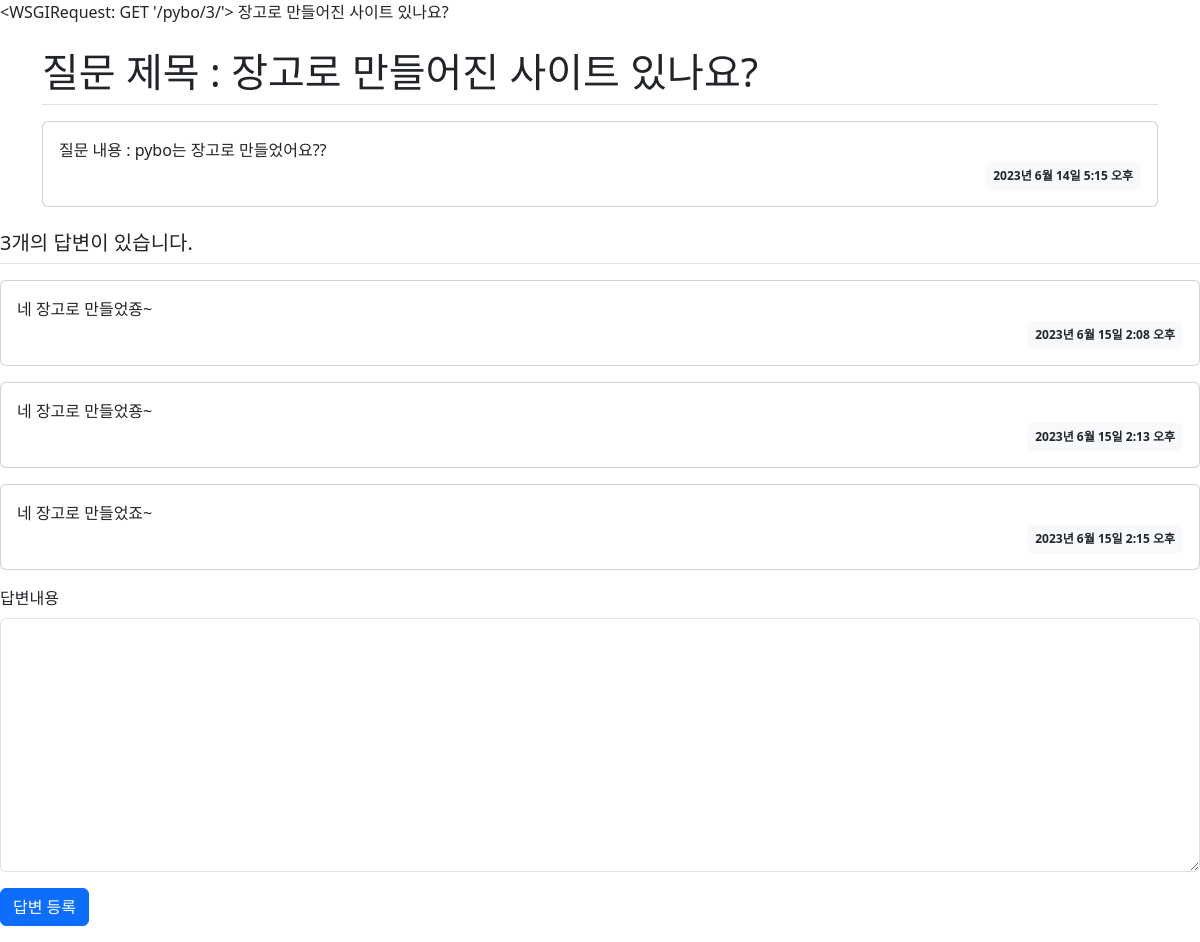
/pybo/3/, run on an earlier commit of the app's database.
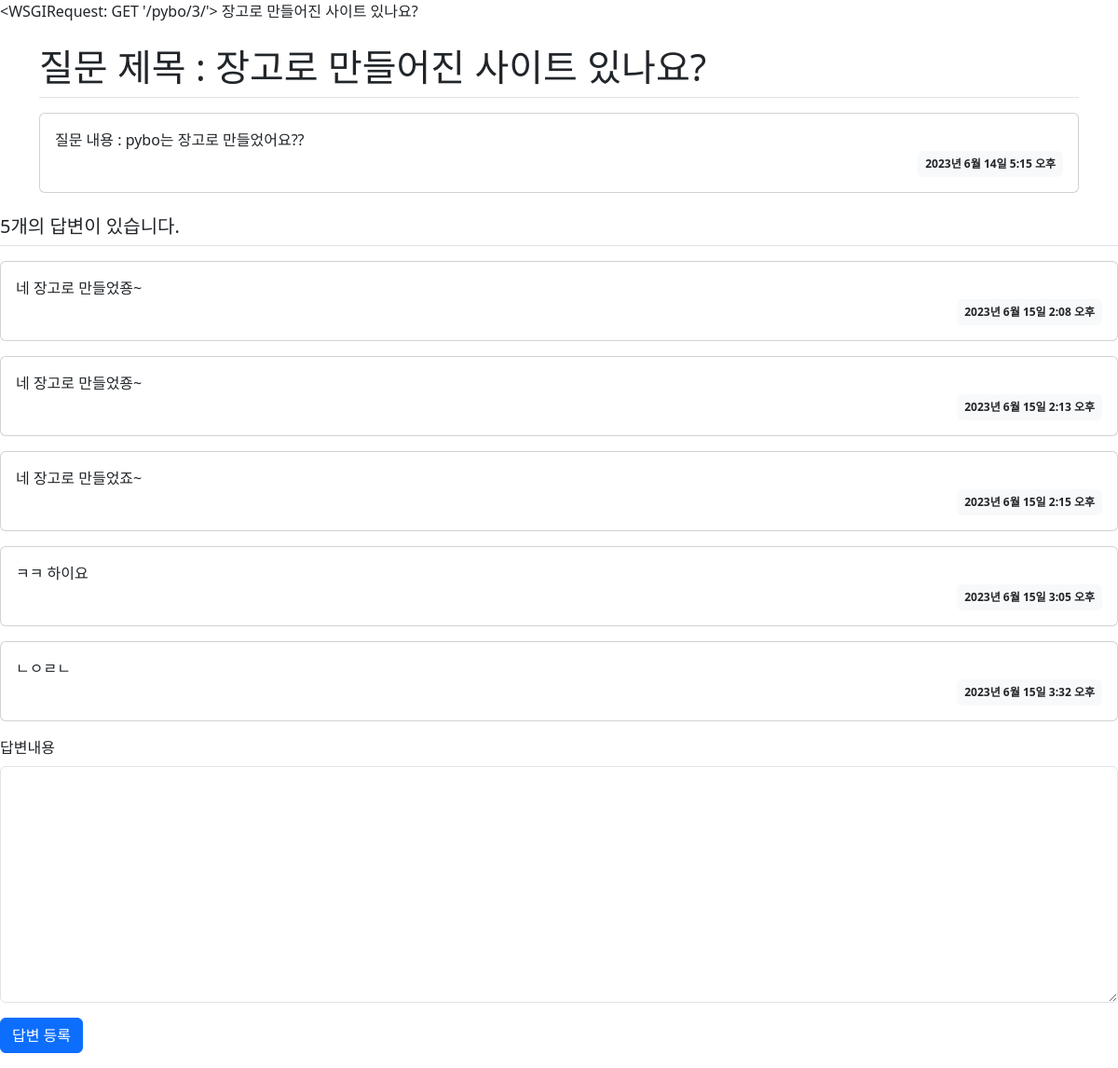
And on a later commit of the database.
### pybo/models.py (models this page shows)
class Question(models.Model): # 테이블 이름 = 클래스명
    subject = models.CharField(max_length=200)
    content = models.TextField() # Char와 Text의 차이 = max_length로 글자제한 vs 무한 가능
    create_date = models.DateTimeField()
    def __str__(self):
        return self.subject # shell에서 Question.objects.all()하면 subject 로 표현해줌.

class Answer(models.Model):
    question = models.ForeignKey(Question, on_delete = models.CASCADE) # 외래키 : 외부에 있는 테이블을 가져와서 컬럼처럼 사용
    content = models.TextField()
    create_date = models.DateTimeField()

### pybo/views.py (the view)
# urls.py: path("<int:q_id>/", views.detail, name ='detail'), # pybo/1 로 가도록 q_id라는 내 URL 변수를 만든 것이다.
def detail(req, q_id): # 아까 urls.py에서 만든 <int:q_id> 를 detail 이 알아야한다.
    q = get_object_or_404(Question, pk=q_id)
    context = {'question' : q, 'request': req } # dictionary로 프론트단에 넘겨줄 데이터 포장
    return render(req, 'pybo/question_detail.html', context) # 요청, 템플릿을 누가받을건지, 넘겨줄내용

### templates/pybo/question_detail.html (shortened to what this page needs)
{% extends "pybo/base.html" %}
{% block my_content %}
<head>
</head>
<body>
    {{ request }} {{ question }}
    <div class="container my-3">
        <h1 class="border-bottom py-2"> 질문 제목 : {{ question.subject }}</h1>
        <div class="card my-3">
            <div class="card-body">
                <div class="card-text" style="white-space: pre-line;">질문 내용 : {{ question.content }}
                </div>
                <div class="d-flex justify-content-end">
                    <div class="badge bg-light text-dark p-2">
                        {{ question.create_date }}
                    </div>
                </div>
            </div>
        </div>
    </div>
    <h5 class="border-bottom my-3 py-2">{{ question.answer_set.count }}개의 답변이 있습니다.</h5>
    {% for a in question.answer_set.all %}
    <div class="card my-3">
        <div class="card-body">
            <div class="card-text" style="white-space: pre-line;">{{ a.content }}</div>
            <div class="d-flex justify-content-end">
                <div class="badge bg-light text-dark p-2">
                    {{ a.create_date }}
                </div>
            </div>
        </div>
    </div>
    {% endfor %}
    <form action="{% url 'pybo:answer_create' question.id %}" method="post" class="my-3">
        <div class="mb-3">
            <label for="content" class="form-label">답변내용</label>
            <textarea name="content" id="content" class="form-control" rows="10"></textarea>
        </div>
        <input type="submit" value="답변 등록" class="btn btn-primary">
    </form>
</body>
{% endblock %}

What changed in the data, as far as the page shows it:
computed for Question "장고로 만들어진 사이트 있나요?": answer_set.count "3" → "5"
added Answer: content "ㅋㅋ 하이요", create_date "2023년 6월 15일 3:05 오후"
added Answer: content "ㄴㅇㄹㄴ", create_date "2023년 6월 15일 3:32 오후"
